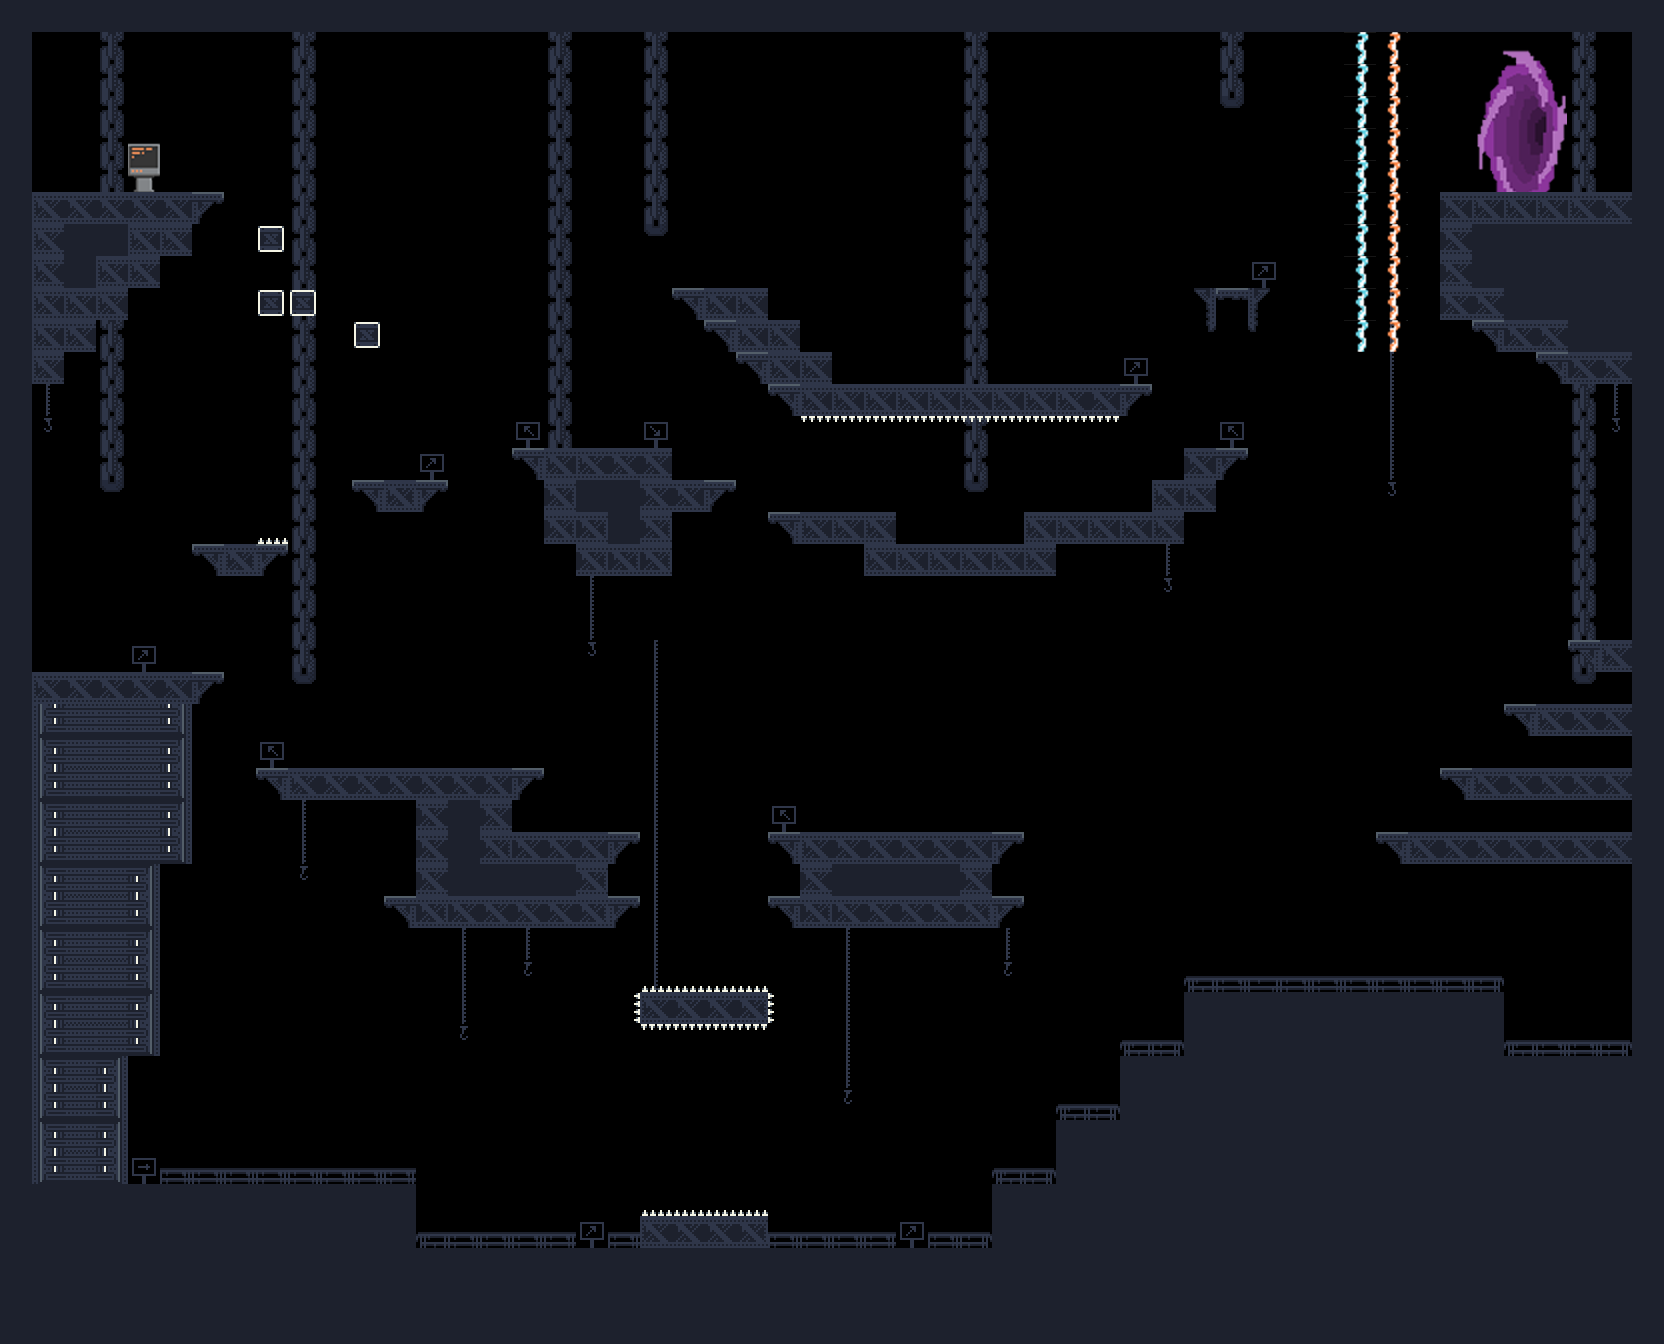

This is a level from a 2D game, rendered from its Tiled map with the project's own tilesets. A one-line summary and the map file follow, with tile-layer data summarised:
An orthogonal 52x42 tile map with 32x32 px tiles, 6 tile layers (Floor, Hazards, Desactivable, Portal, ...), 1 hidden layer not drawn and 77 objects (62x solid, 7x hazard, 4x platform, desactivable, item, ...).

<map version="1.2" tiledversion="1.2.4" orientation="orthogonal" renderorder="right-down" width="52" height="42" tilewidth="32" tileheight="32" infinite="0" nextlayerid="22" nextobjectid="81">
 <properties>
  <property name="BackgroundMusic" value="IcelandTheme.ogg" />
 </properties>
 <tileset firstgid="1" name="Tutorial Level" tilewidth="32" tileheight="32" tilecount="1024" columns="32">
  <image source="Tutorial Level.png" width="1024" height="1024" />
  <terraintypes>
   <terrain name="Background" tile="515" />
  </terraintypes>
  <tile id="512" terrain="0,0,0,0" />
  <tile id="513" terrain="0,0,0,0" />
  <tile id="514" terrain="0,0,0,0" />
  <tile id="515" terrain="0,0,0,0" />
  <tile id="516" terrain="0,0,0,0" />
  <tile id="517" terrain="0,0,0,0" />
  <tile id="544" terrain="0,0,0,0" />
  <tile id="545" terrain="0,0,0,0" />
  <tile id="546" terrain="0,0,0,0" />
  <tile id="547" terrain="0,0,0,0" />
  <tile id="548" terrain="0,0,0,0" />
  <tile id="549" terrain="0,0,0,0" />
  <tile id="640">
   <animation>
    <frame tileid="640" duration="10" />
    <frame tileid="641" duration="10" />
    <frame tileid="642" duration="10" />
   </animation>
  </tile>
  <tile id="643">
   <animation>
    <frame tileid="643" duration="10" />
    <frame tileid="644" duration="10" />
    <frame tileid="645" duration="10" />
   </animation>
  </tile>
 </tileset>
 <layer id="1" name="Background" width="52" height="42" visible="0">
  <data>[2184 cells, 2184 non-empty, 30 distinct tile ids]</data>
 </layer>
 <layer id="8" name="Floor" width="52" height="42">
  <data>[2184 cells, 701 non-empty, 21 distinct tile ids]</data>
 </layer>
 <layer id="10" name="Hazards" width="52" height="42">
  <data>[2184 cells, 33 non-empty, 7 distinct tile ids]</data>
 </layer>
 <layer id="11" name="Desactivable" width="52" height="42">
  <data>[2184 cells, 20 non-empty, 2 distinct tile ids]</data>
 </layer>
 <layer id="12" name="Portal" width="52" height="42">
  <data>[2184 cells, 18 non-empty, 18 distinct tile ids]</data>
 </layer>
 <layer id="13" name="Activable" width="52" height="42">
  <data>[2184 cells, 2 non-empty, 2 distinct tile ids]</data>
 </layer>
 <layer id="15" name="Platforms" width="52" height="42">
  <data>[2184 cells, 207 non-empty, 13 distinct tile ids]</data>
 </layer>
 <objectgroup id="16" name="Colliders">
  <object id="1" name="Floor" type="solid" x="258.014" y="225.997" width="25.9944" height="25.996" />
  <object id="2" name="Floor" type="solid" x="257.978" y="290.021" width="26" height="25.9844" />
  <object id="3" name="Floor" type="solid" x="290.016" y="289.994" width="26.0408" height="26.0639" />
  <object id="4" name="Floor" type="solid" x="353.985" y="321.96" width="26.0273" height="26.0362" />
  <object id="5" name="Platform" type="platform" x="1568" y="640" width="64.0417" height="12" />
  <object id="6" name="Platform" type="platform" x="1504" y="704" width="127.958" height="12.6667" />
  <object id="7" name="Platform" type="platform" x="1440" y="768" width="192" height="12.3333" />
  <object id="8" name="Platform" type="platform" x="1376" y="832" width="256.029" height="11.6667" />
  <object id="9" name="Floor" type="solid" x="1632" y="0" width="32.0078" height="1087.98" />
  <object id="10" name="Floor" type="solid" x="32" y="0" width="1600" height="32.0072" />
  <object id="11" name="Floor" type="solid" x="0" y="0" width="32.0208" height="704.001" />
  <object id="12" name="Floor" type="solid" x="32" y="672" width="192.011" height="32" />
  <object id="13" name="Floor" type="solid" x="160" y="704" width="31.9797" height="160" />
  <object id="14" name="Floor" type="solid" x="128" y="832.016" width="32.0111" height="224.098" />
  <object id="15" name="Floor" type="solid" x="96" y="1024" width="32" height="158.097" />
  <object id="16" name="Ground" type="solid" x="96" y="1183" width="287.996" height="32.101" />
  <object id="17" name="Ground" type="solid" x="384" y="1184" width="32" height="95.896" />
  <object id="18" name="Ground" type="solid" x="416" y="1248" width="576.011" height="32" />
  <object id="19" name="Ground" type="solid" x="992" y="1184" width="32" height="95.9801" />
  <object id="20" name="Ground" type="solid" x="1024" y="1184" width="64" height="32" />
  <object id="21" name="Ground" type="solid" x="1056" y="1120" width="32" height="64" />
  <object id="22" name="Ground" type="solid" x="1088" y="1120" width="64" height="32" />
  <object id="23" name="Ground" type="solid" x="1120" y="1056" width="32" height="64" />
  <object id="24" name="Ground" type="solid" x="1152" y="1056" width="64" height="32" />
  <object id="25" name="Ground" type="solid" x="1184" y="992" width="32" height="64" />
  <object id="26" name="Ground" type="solid" x="1216" y="992" width="287.989" height="32" />
  <object id="27" name="Ground" type="solid" x="1472" y="1024" width="32" height="64" />
  <object id="28" name="Ground" type="solid" x="1504" y="1056" width="128.017" height="32" />
  <object id="29" name="Floor" type="solid" x="32" y="192" width="192" height="32" />
  <object id="30" name="Floor" type="solid" x="32" y="224" width="160" height="32" />
  <object id="31" name="Floor" type="solid" x="32" y="256" width="128" height="32" />
  <object id="32" name="Floor" type="solid" x="32" y="288" width="96" height="32" />
  <object id="33" name="Floor" type="solid" x="32" y="320" width="64.0333" height="32" />
  <object id="34" name="Floor" type="solid" x="32" y="352" width="32" height="32" />
  <object id="35" name="Floor" type="solid" x="1440" y="192" width="191.999" height="32" />
  <object id="36" name="Floor" type="solid" x="1440" y="224" width="192.004" height="32" />
  <object id="37" name="Floor" type="solid" x="1536" y="352" width="96.0108" height="32" />
  <object id="38" name="Floor" type="solid" x="1440" y="288" width="192.004" height="32" />
  <object id="39" name="Floor" type="solid" x="1440" y="256" width="192.014" height="32" />
  <object id="40" name="Floor" type="solid" x="1472" y="320" width="160.017" height="32" />
  <object id="41" name="Floor" type="solid" x="1194" y="287.909" width="76.0576" height="44.0778" />
  <object id="42" name="Floor" type="solid" x="768" y="832" width="256" height="32.0075" />
  <object id="43" name="Floor" type="solid" x="768" y="896" width="255.991" height="32.0056" />
  <object id="44" name="Floor" type="solid" x="800" y="864" width="192.033" height="32.0007" />
  <object id="45" name="Floor" type="solid" x="384" y="896" width="256" height="32.0625" />
  <object id="46" name="Floor" type="solid" x="192" y="544" width="96" height="31.875" />
  <object id="47" name="Floor" type="solid" x="416" y="832" width="224" height="32" />
  <object id="48" name="Floor" type="solid" x="416" y="864" width="192.002" height="32.0006" />
  <object id="49" name="Floor" type="solid" x="256" y="768" width="288.043" height="32.0021" />
  <object id="50" name="Floor" type="solid" x="416" y="800" width="96" height="32.0111" />
  <object id="51" name="Floor" type="solid" x="352" y="480" width="96" height="31.9889" />
  <object id="52" name="Floor" type="solid" x="768" y="512" width="127.987" height="32.0156" />
  <object id="53" name="Floor" type="solid" x="864" y="544" width="192" height="31.9688" />
  <object id="54" name="Floor" type="solid" x="1024" y="512" width="160.043" height="32.05" />
  <object id="55" name="Floor" type="solid" x="1152" y="480" width="63.9844" height="32.0056" />
  </objectgroup>
 <objectgroup id="17" name="Hazards">
  <!-- 11 objects omitted --></objectgroup>
 <objectgroup id="18" name="Desactivable">
  <!-- 4 objects omitted --></objectgroup>
 <objectgroup id="19" name="Activables">
  <!-- 3 objects omitted --></objectgroup>
 <objectgroup id="20" name="Respawn">
  <!-- 2 objects omitted --></objectgroup>
 <objectgroup id="21" name="End">
  <!-- 1 objects omitted --></objectgroup>
</map>
<!-- 22 of 77 objects omitted -->